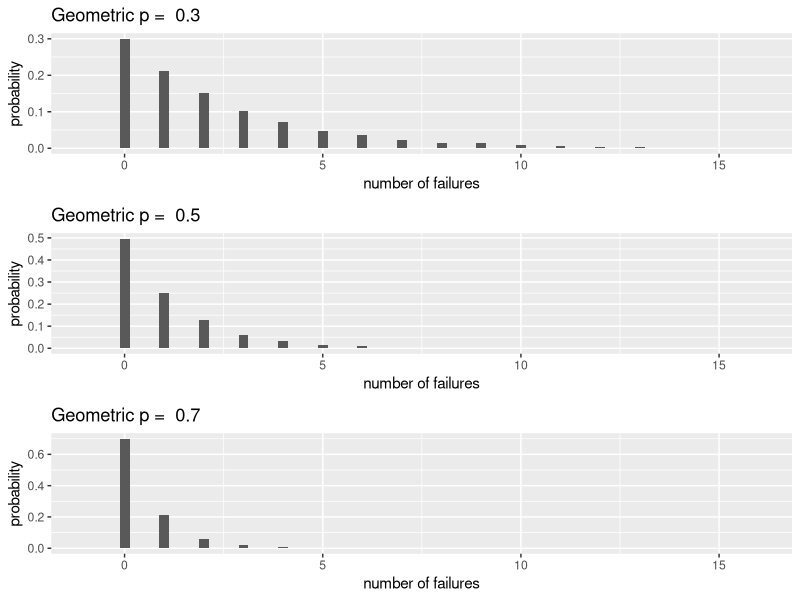
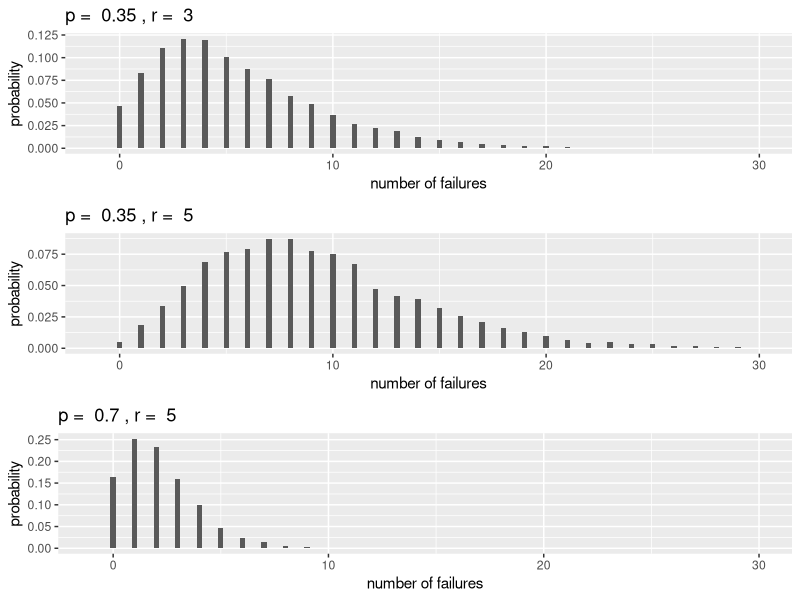
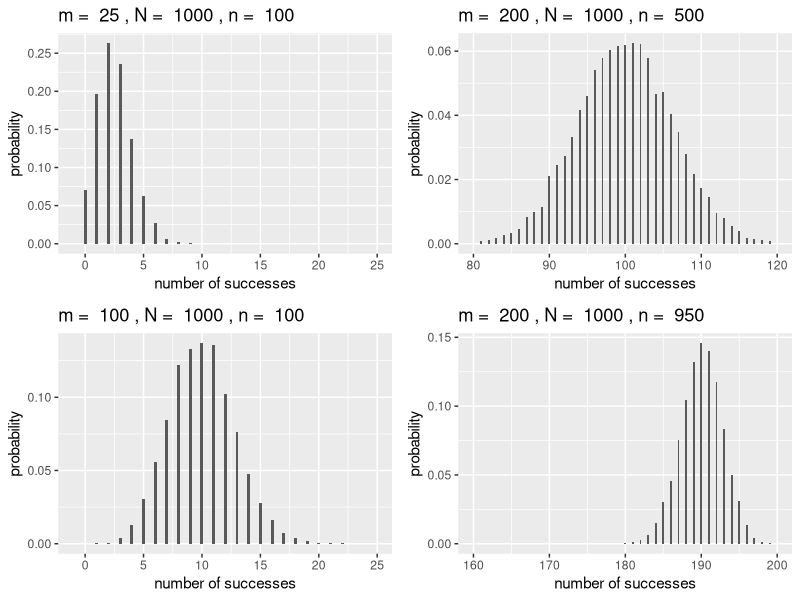
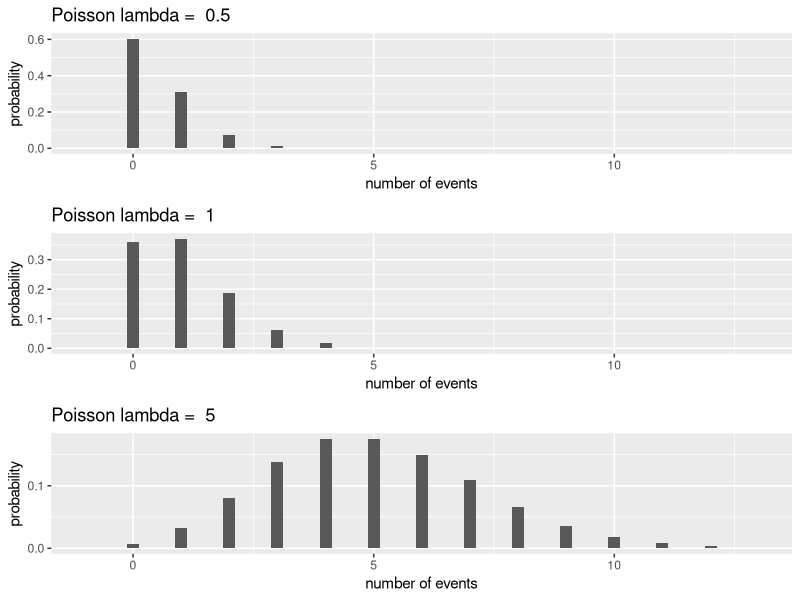
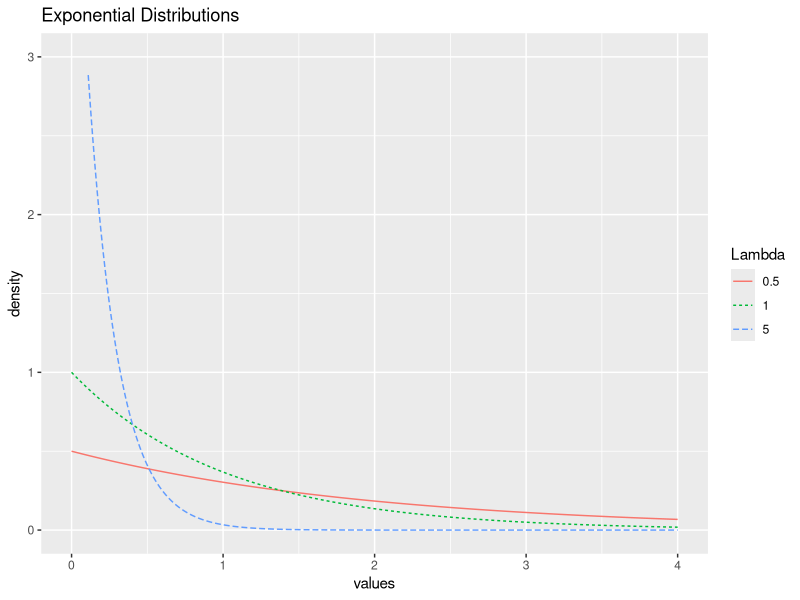
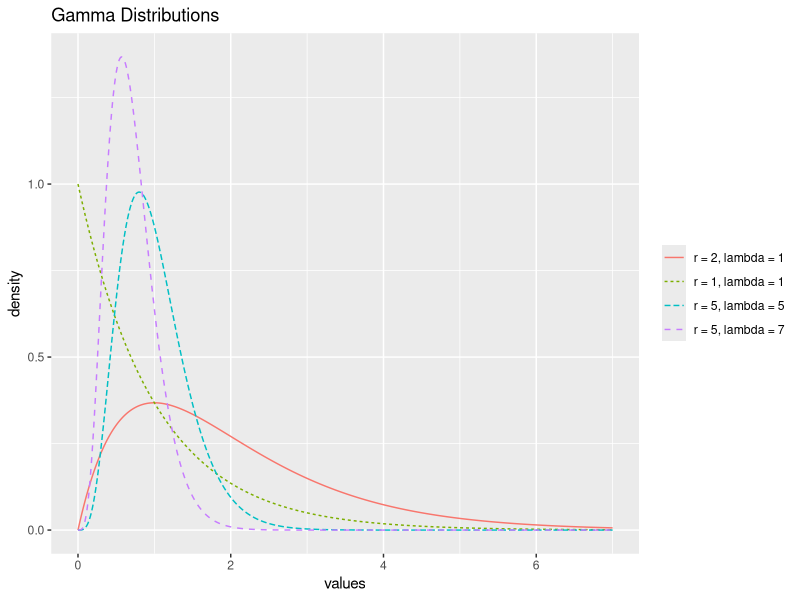
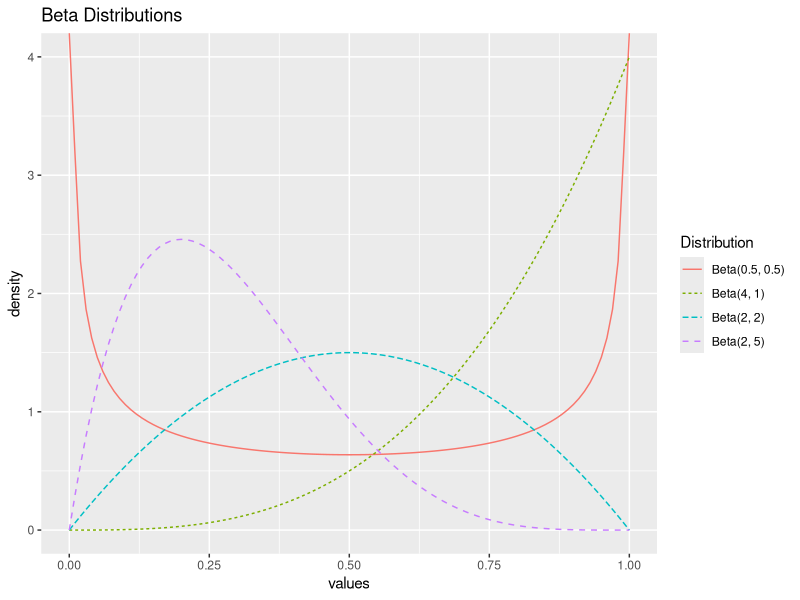

These figures' R source, in order:
## ---- chunk 1
# Packages required for Chapter 3
library(gridExtra)  
library(knitr) 
library(kableExtra)
library(tidyverse)
## ---- chunk 2
dbinom(2, size = 10, prob = .25)
## ---- chunk 3
#geometricPlots
plotGeo <- function(p){
yg = 0:10000 # possible values
gd <- data.frame(x=rgeom(yg, p))  # generate random deviates
#breaks <- pretty(range(gd$x), n = nclass.FD(gd$x), min.n = 1)  # pretty binning
#bwidth <- .5              #breaks[2] - breaks[1]
ggplot(gd, aes(x = x)) + geom_histogram(aes(y=..count../sum(..count..)), binwidth = .25) +
  xlab("number of failures") + ylab("probability") + labs(title=paste("Geometric p = ", p)) + xlim(-1,16)
}

Geo1 <- plotGeo(0.3)
Geo2 <- plotGeo(0.5)
Geo3 <- plotGeo(0.7)
grid.arrange(Geo1,Geo2, Geo3, ncol=1)
## ---- chunk 4
#negativeBinomialPlots
plotNBinom <- function(p, r){
  ynb <- 0:10000
  nbd <- tibble(x = rnbinom(ynb, r, p))
  #breaks <- pretty(range(nbd$x), n = nclass.FD(nbd$x), min.n = 1)  # pretty binning
  #bwidth <- breaks[2] - breaks[1]
  ggplot(nbd, aes(x = x)) +
    geom_histogram(aes(y=..count../sum(..count..)), binwidth = .25) +
    labs(title = paste("p = ", p, ", r = ", r),
         x = "number of failures",
         y = "probability") +
    xlim(-1,30)
}

NBin1 <- plotNBinom(0.35, 3)
NBin2 <- plotNBinom(0.35, 5)
NBin3 <- plotNBinom(0.70, 5)
grid.arrange(NBin1, NBin2, NBin3, ncol = 1)
## ---- chunk 5
#hyperGeometric Plots
plotHyper <- function(m, N, k){
  yp <- 0:10000 
  hd <- data.frame(x = rhyper(yp, m, N-m, k))
  ggplot(hd, aes(x = x)) + geom_histogram(aes(y=..count../sum(..count..)), binwidth = .25) +
  xlab("number of successes") + ylab("probability") + labs(title=paste("m = ", m, ",", "N = ", N, ",", "n = ", k))
}

Hyp1 <- plotHyper(25,1000,100) + xlim(-1,25) + scale_y_continuous(breaks = c(0.00, 0.05, 0.10, 0.15, 0.20, 0.25))
Hyp2 <- plotHyper(200,1000,500) + xlim(80,120)
Hyp3 <- plotHyper(100,1000,100) + xlim(-1,25)
Hyp4 <- plotHyper(200,1000,950) + xlim(160,200)
grid.arrange(Hyp1, Hyp2, Hyp3, Hyp4, ncol=2)
## ---- chunk 6
#poissonPlots
plotPois <- function(lam){
yp = 0:10000 # possible values
pd <- data.frame(x=rpois(yp, lam))  # generate random deviates
breaks <- pretty(range(pd$x), n = nclass.FD(pd$x), min.n = 1)  # pretty binning
#bwidth <- breaks[2] - breaks[1]
ggplot(pd, aes(x = x)) + geom_histogram(aes(y=..count../sum(..count..)), binwidth = .25) +
  xlab("number of events") + ylab("probability") + 
  labs(title=paste("Poisson lambda = ", lam)) + xlim(-1,13)
}

Pois1 <- plotPois(0.5)
Pois2 <- plotPois(1)
Pois3 <- plotPois(5) + scale_y_continuous(breaks = c(0, 0.1))
grid.arrange(Pois1,Pois2,Pois3,ncol=1)
## ---- chunk 7
#exponentialPlots
x=seq(0,4,by=0.01)  # possible values
probex1 <- dexp(x,.5)  # P(Y=y)
probex2 <- dexp(x,1)
probex3 <- dexp(x,5)
Expdf <- tibble(x,probex1, probex2, probex3) %>%
  rename(x = x,
         `0.5` = probex1,
         `1` = probex2,
         `5` = probex3) %>%
  gather(2:4, key = "Lambda", value = "value") %>%
  mutate(Lambda = factor(Lambda, levels = c("0.5", "1", "5")))
ggplot(data = Expdf, aes(x = x, y = value, color = Lambda)) +
  geom_line(aes(linetype = Lambda)) +
  xlab("values") + ylab("density") + 
  labs(title = "Exponential Distributions") + 
  xlim(0,4) + ylim(0,3)
## ---- chunk 8
x <- seq(0, 7, by = 0.01)
`r = 1, lambda = 1` <- dgamma(x, 1, rate = 1)
`r = 2, lambda = 1` <- dgamma(x, 2, rate = 1) 
`r = 5, lambda = 5` <- dgamma(x, 5, rate = 5)
`r = 5, lambda = 7` <- dgamma(x, 5, rate = 7)

gammaDf <- tibble(x, `r = 1, lambda = 1`, `r = 2, lambda = 1`, `r = 5, lambda = 5`, `r = 5, lambda = 7`) %>%
  gather(2:5, key = "Distribution", value = "value") %>%
  mutate(Distribution = factor(Distribution, 
                               levels = c("r = 2, lambda = 1", 
                                          "r = 1, lambda = 1", 
                                          "r = 5, lambda = 5", 
                                          "r = 5, lambda = 7")))

ggplot(data = gammaDf, aes(x = x, y = value, 
                           color = Distribution)) +
  geom_line(aes(linetype = Distribution)) +
  xlab("values") + ylab("density") + 
  labs(title = "Gamma Distributions") +
  theme(legend.title = element_blank())
## ---- chunk 9
#betaPlots
x=seq(0,1,by=0.01)  # possible values
prob1 <- dbeta(x, 2, 5)  
prob2 <- dbeta(x, .5, .5)
prob3 <- dbeta(x, 2, 2)
prob4 <- dbeta(x, 4, 1)
betaDf <- tibble(x,prob1, prob2, prob3, prob4) %>%
  rename(x = x,
         `Beta(2, 5)` = prob1,
         `Beta(0.5, 0.5)` = prob2,
         `Beta(2, 2)` = prob3,
         `Beta(4, 1)` = prob4) %>%
  gather(2:5, key = "Distribution", value = "value") %>%
  mutate(Distribution = factor(Distribution, 
    levels = c("Beta(0.5, 0.5)", "Beta(4, 1)", "Beta(2, 2)",
               "Beta(2, 5)"))) #manual reorder

ggplot(data = betaDf, 
       aes(x = x, y = value, color = Distribution)) +
  geom_line(aes(linetype = Distribution)) +
  xlab("values") + ylab("density") + 
  labs(title="Beta Distributions") + 
  xlim(0,1) + ylim(0,4)
